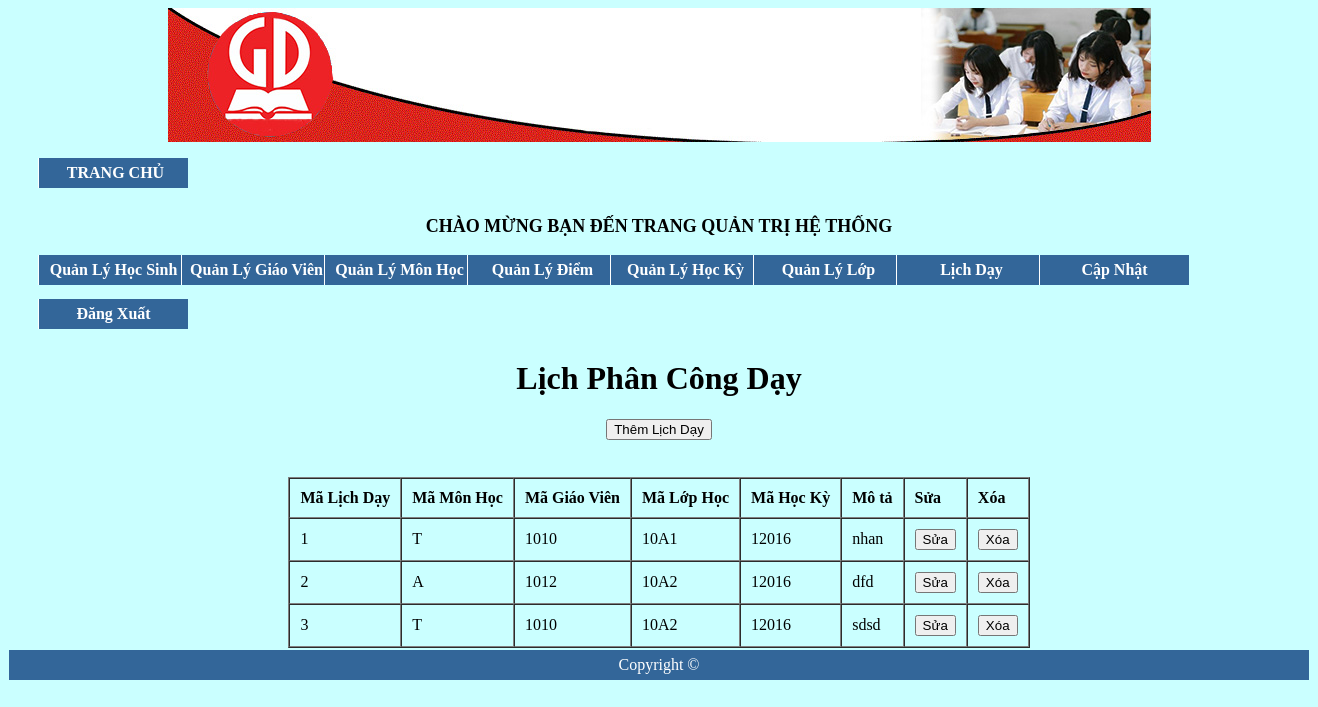
The page /admin/index.php?mod=day (signed in) on the database its author committed.
### tables this page shows
CREATE TABLE `day` (
  `MaDayHoc` varchar(5) NOT NULL,
  `MaMonHoc` varchar(5) NOT NULL,
  `Magv` int(6) NOT NULL,
  `MaLopHoc` varchar(10) NOT NULL,
  `MaHocKy` varchar(5) NOT NULL,
  `MoTaPhanCong` varchar(50) NOT NULL
);

### classes/day.class.php (called while the page is built, shortened)
<?php
class day extends DB
{
    function allday()
    {
        $con=$this->connect();
        $sql="select * from day";
        $query=mysqli_query($con,$sql);
        $result=array();
        if($query)
        {
            while($row=mysqli_fetch_assoc($query))
            {
                $result[]=$row;
            }
        }
        return $result;
    }
}

### admin/day/hienthi.php (the view, shortened to what this page needs)
<?php
require "../classes/day.class.php";
$con=new day();
$day=$con->allday();
?>
<!DOCTYPE html>
<html>
<head>
</head>
<body>
<h1 align="center"style="font-family:Tahoma;font-weight: bold">Lịch Phân Công Dạy</h1>
<h3 align="center"><a href="day/themday.php"><button>Thêm Lịch Dạy</button></a></h3>
<table align="center" border="1" cellspacing="0" cellpadding="10">
    <tr style="font-weight: bold">
        <td>Mã Lịch Dạy</td>
        <td>Mã Môn Học</td>
        <td>Mã Giáo Viên</td>
        <td>Mã Lớp Học</td>
        <td>Mã Học Kỳ</td>
        <td>Mô tả</td>
        <td>Sửa</td>
        <td>Xóa</td>
    </tr>
    <?php foreach ($day as $item){ ?>
        <tr>
            <td><?php echo $item['MaDayHoc']; ?></td>
            <td><?php echo $item['MaMonHoc']; ?></td>
            <td><?php echo $item['Magv']; ?></td>
            <td><?php echo $item['MaLopHoc']; ?></td>
            <td><?php echo $item['MaHocKy']; ?></td>
            <td><?php echo $item['MoTaPhanCong']; ?></td>
            <td><?php echo "<a href='#?id=$item[MaMonHoc]'><button type='button'>Sửa</button></a>"; ?></td>
               <td> <?php echo "<a href='day/xoaday.php?id=$item[MaDayHoc]' onclick='return XacNhan();'><button type='button'>Xóa</button></a>"; ?>
            </td>
        </tr>
    <?php } ?>
    <br/>
</table>

### rows shown on the page
day: MaDayHoc "1", MaMonHoc "T", Magv "1010", MaLopHoc "10A1", MaHocKy "12016", MoTaPhanCong "nhan"
day: MaDayHoc "2", MaMonHoc "A", Magv "1012", MaLopHoc "10A2", MaHocKy "12016", MoTaPhanCong "dfd"
day: MaDayHoc "3", MaMonHoc "T", Magv "1010", MaLopHoc "10A2", MaHocKy "12016", MoTaPhanCong "sdsd"
